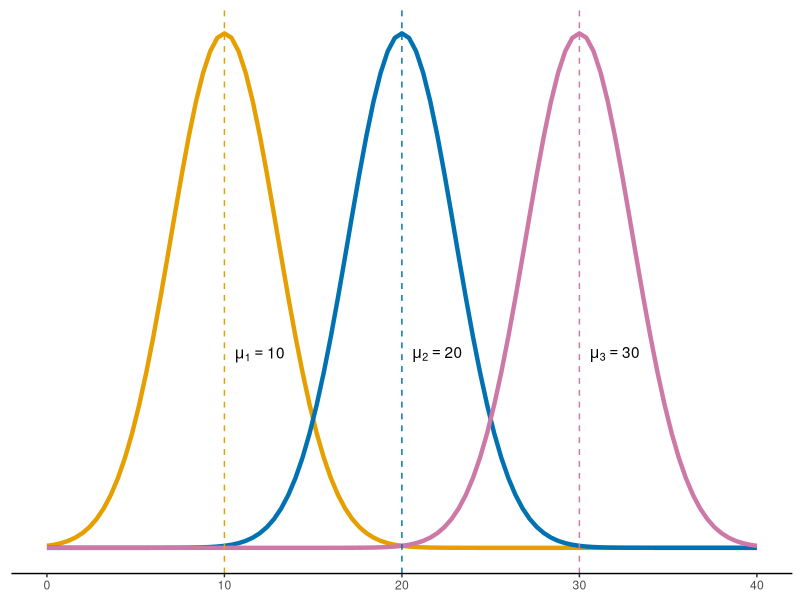
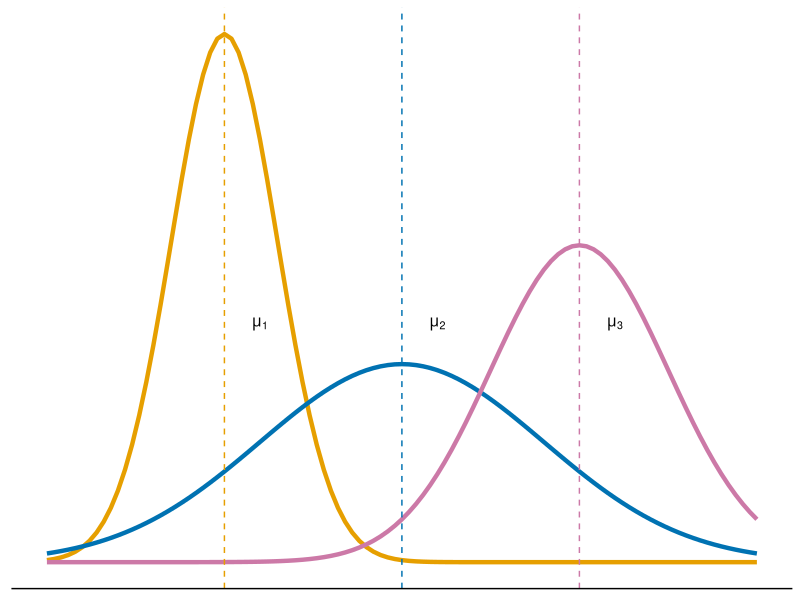
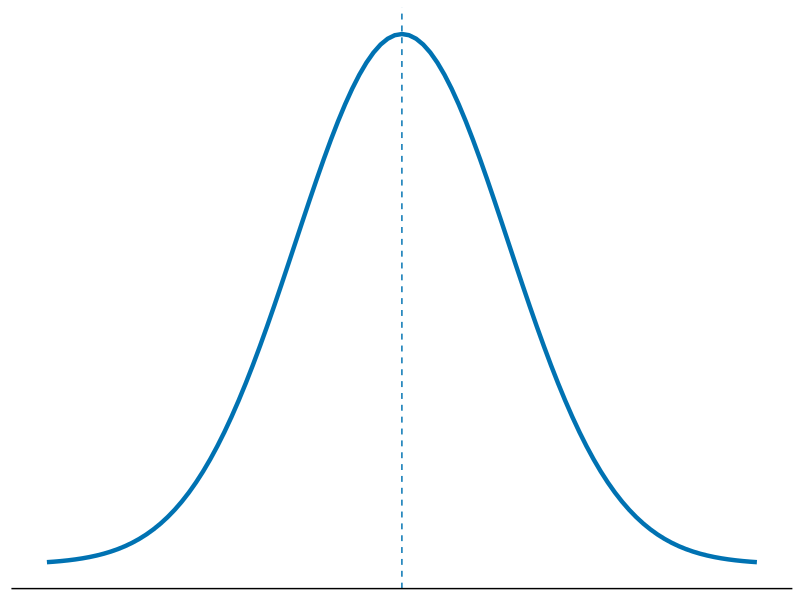
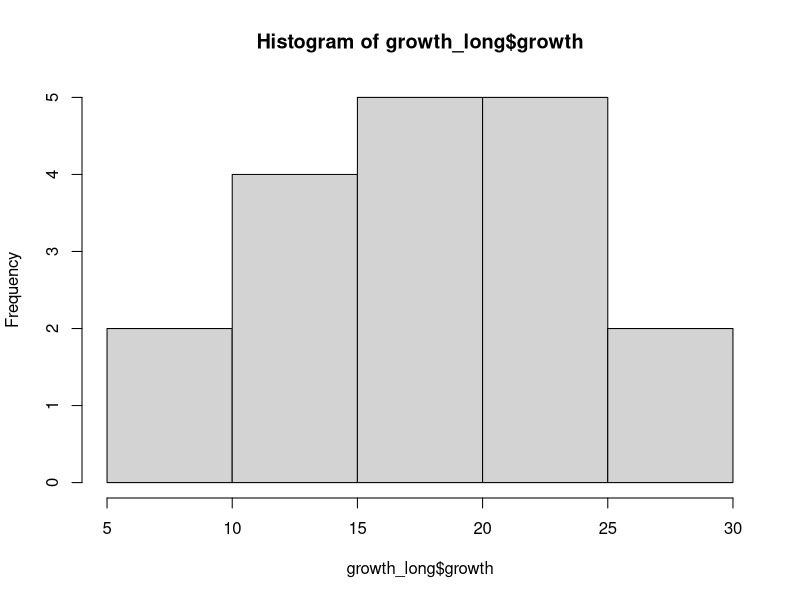
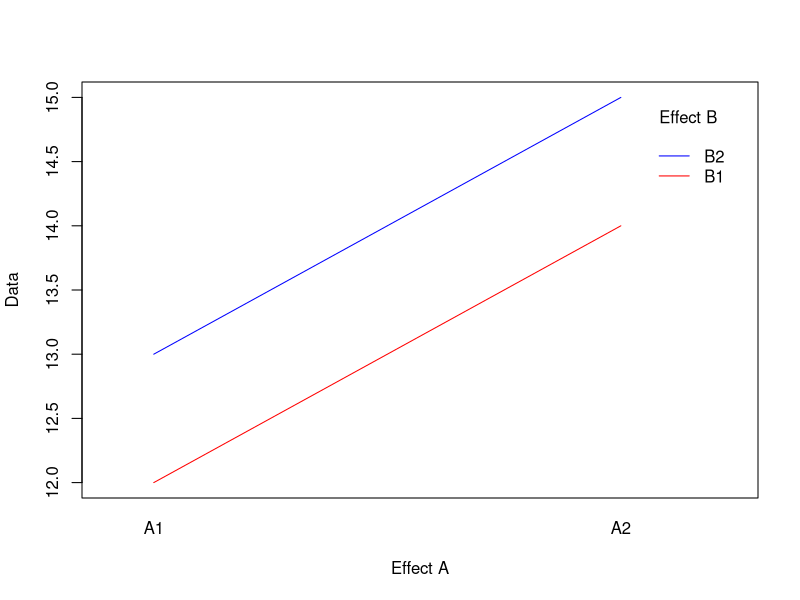
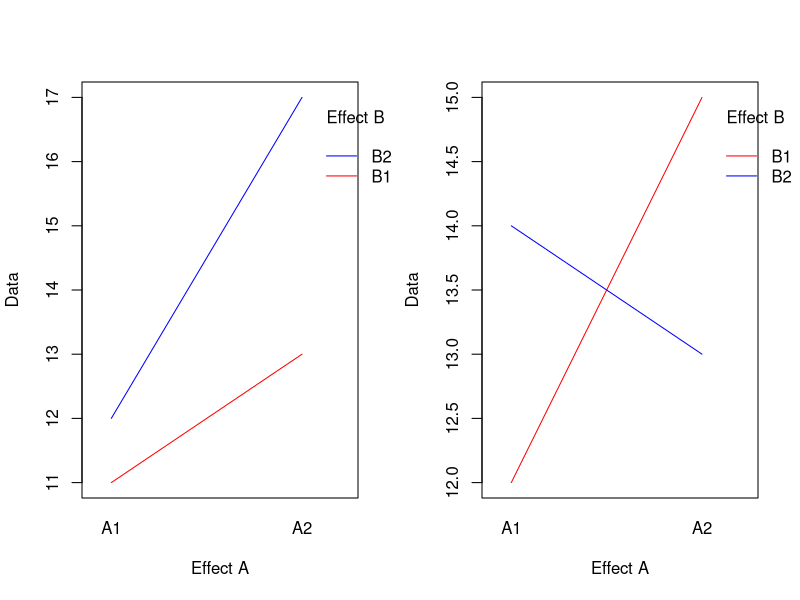
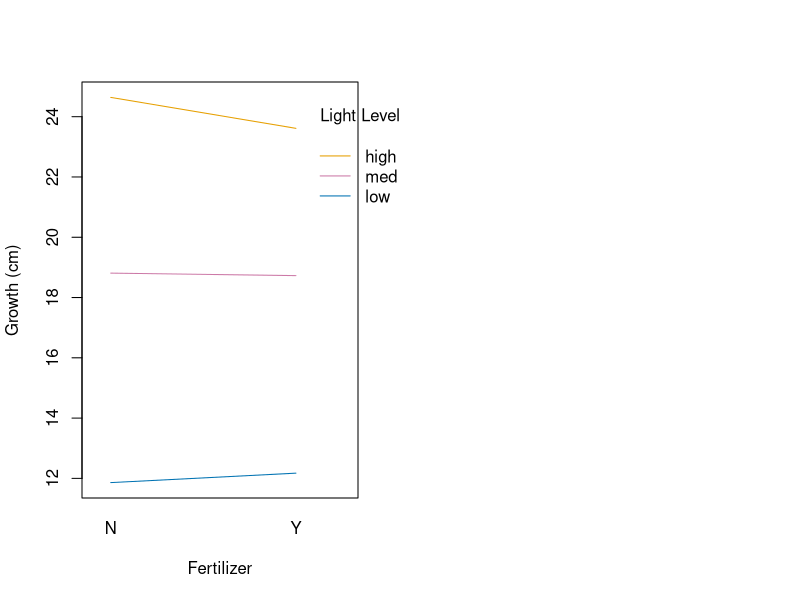

Here is the R script that generated these plots, in order:
## ---- chunk 1
#| echo: true
# Reading in data
growth <- data.frame(plant = c("plant 1","plant 2","plant 3","plant 4","plant 5","plant 6"),
                     low = c(18.51,5.99,11.02,7.06,14.96,13.56),
                     med = c(19.19,19.09,17.90,21.47,20.38,14.58),
                     high = c(19.23,24.27,27.34,22.23,22.92,28.77))
growth
## ---- chunk 2
#| echo: true
#| code-line-numbers: "|3|4|5|6|"
# Putting data in long format
library(tidyr)
growth_long <- pivot_longer(data = growth,
                            cols = "low":"high",
                            names_to = "light_level",
                            values_to = "growth")
head(growth_long)
## ---- chunk 3
#| fig-align: center

library(ggplot2)

ggplot(data.frame(x = c(0,40)), aes(x = x)) +
  stat_function(fun = dnorm, args = list(mean = 10, sd = 3), color = "#E69F00", linewidth = 1.5) +
  stat_function(fun = dnorm, args = list(mean = 20, sd = 3), color = "#0072B2", linewidth = 1.5) +
  stat_function(fun = dnorm, args = list(mean = 30, sd = 3), color = "#CC79A7", linewidth = 1.5) + 
  geom_vline(xintercept = c(10,20,30), 
             color = c("#E69F00","#0072B2","#CC79A7"), 
             linetype = "dashed") +
  geom_text(data = data.frame(
    x = c(12, 22, 32),
    y = c(0.05, 0.05, 0.05),
    label = c("mu[1] == 10", "mu[2] == 20", "mu[3] == 30")),
    aes(x = x, y = y, label = label), parse = TRUE) +
  theme(axis.line = element_line(colour = "black"),
        panel.grid.major = element_blank(),
        panel.grid.minor = element_blank(),
        panel.border = element_blank(),
        panel.background = element_blank(),
        axis.ticks.y = element_blank(),
        axis.text.y = element_blank(),
        axis.title.y = element_blank(),
        axis.title.x = element_blank(),
        axis.line.y = element_blank())
## ---- chunk 4
#| fig-align: center

ggplot(data.frame(x = c(0,40)), aes(x = x)) +
  stat_function(fun = dnorm, args = list(mean = 10, sd = 3), color = "#E69F00", linewidth = 1.5) +
  stat_function(fun = dnorm, args = list(mean = 20, sd = 8), color = "#0072B2", linewidth = 1.5) +
  stat_function(fun = dnorm, args = list(mean = 30, sd = 5), color = "#CC79A7", linewidth = 1.5) + 
  geom_vline(xintercept = c(10,20,30), 
             color = c("#E69F00","#0072B2","#CC79A7"), 
             linetype = "dashed") +
  geom_text(data = data.frame(
    x = c(12, 22, 32),
    y = c(0.06, 0.06, 0.06),
    label = c("mu[1]", "mu[2]", "mu[3]")),
    aes(x = x, y = y, label = label), parse = TRUE) +
  theme(axis.line = element_line(colour = "black"),
        panel.grid.major = element_blank(),
        panel.grid.minor = element_blank(),
        panel.border = element_blank(),
        panel.background = element_blank(),
        axis.ticks.y = element_blank(),
        axis.text.y = element_blank(),
        axis.title.y = element_blank(),
        axis.ticks.x = element_blank(),
        axis.text.x = element_blank(),
        axis.title.x = element_blank(),
        axis.line.y = element_blank())
## ---- chunk 5
#| fig-align: center

ggplot(data.frame(x = c(-20,60)), aes(x = x)) +
  stat_function(fun = dnorm, args = list(mean = 20, sd = 12), color = "#0072B2", linewidth = 1.5) +
  geom_vline(xintercept = 20, 
             color = "#0072B2", 
             linetype = "dashed") +
  theme(axis.line = element_line(colour = "black"),
        panel.grid.major = element_blank(),
        panel.grid.minor = element_blank(),
        panel.border = element_blank(),
        panel.background = element_blank(),
        axis.ticks.y = element_blank(),
        axis.text.y = element_blank(),
        axis.title.y = element_blank(),
        axis.ticks.x = element_blank(),
        axis.text.x = element_blank(),
        axis.title.x = element_blank(),
        axis.line.y = element_blank())
## ---- chunk 6
#| echo: true
#| fig-align: center
hist(growth_long$growth)
## ---- chunk 7
#| echo: true
#| code-line-numbers: "|2|3|"
# Run an ANOVA
model <- aov(growth ~ light_level, data = growth_long)
summary(model)
## ---- chunk 8
model <- aov(growth ~ light_level, data = growth_long)
anova(model)
## ---- chunk 9
TukeyHSD(model, conf.level = 0.95) # default to 95% confidence
## ---- chunk 10
#| echo: true
growth2 <- data.frame(plant = c(1:6),
                     fertilizer = rep(c("Y","N"),each=3),
                     low = c(18.51,5.99,12.02,7.06,14.96,13.56),
                     med = c(19.19,19.09,17.90,21.47,20.38,14.58),
                     high = c(19.23,24.27,27.34,22.23,22.92,28.77))
growth_long2 <- pivot_longer(data = growth2,
                            cols = "low":"high",
                            names_to = "light_level",
                            values_to = "growth")
head(growth_long2)
## ---- chunk 11
#| echo: true
#| code-line-numbers: "|2|"
# Run a two-way ANOVA
model2 <- aov(growth ~ light_level*fertilizer, data = growth_long2)
summary(model2)
## ---- chunk 12
inter <- data.frame(A = rep(c("A1","A2"),each = 2),
                    B = rep(c("B1","B2"),2),
                    Data = c(12,13,14,15))

interaction.plot(x.factor = inter$A,
                 trace.factor = inter$B, 
                 response = inter$Data, fun = mean,
                 xlab = "Effect A", ylab = "Data", trace.label = "Effect B",
                 col = c("red","blue"), lty = 1, pch = 2)
## ---- chunk 13
inter1 <- data.frame(A = rep(c("A1","A2"),each = 2),
                    B = rep(c("B1","B2"),2),
                    Data = c(11,12,13,17))
inter2 <- data.frame(A = rep(c("A1","A2"),each = 2),
                    B = rep(c("B1","B2"),2),
                    Data = c(12,14,15,13))

par(mfrow = c(1,2))
interaction.plot(x.factor = inter1$A,
                 trace.factor = inter1$B, 
                 response = inter1$Data, fun = mean,
                 xlab = "Effect A", ylab = "Data", trace.label = "Effect B",
                 col = c("red","blue"), lty = 1, pch = 2)
interaction.plot(x.factor = inter2$A,
                 trace.factor = inter2$B, 
                 response = inter2$Data, fun = mean,
                 xlab = "Effect A", ylab = "Data", trace.label = "Effect B",
                 col = c("red","blue"), lty = 1, pch = 2)
## ---- chunk 14
interaction.plot(x.factor = growth_long2$fertilizer,
                 trace.factor = growth_long2$light_level, 
                 response = growth_long2$growth, fun = mean,
                 xlab = "Fertilizer", ylab = "Growth (cm)", trace.label = "Light Level",
                 col = c("#E69F00","#0072B2","#CC79A7"), lty = 1)
